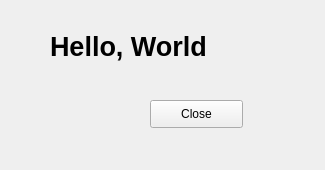
<?xml version="1.0" encoding="UTF-8"?>
<ui version="4.0">
 <class>Widget</class>
 <widget class="QWidget" name="Widget">
  <property name="geometry">
   <rect>
    <x>0</x>
    <y>0</y>
    <width>325</width>
    <height>170</height>
   </rect>
  </property>
  <property name="windowTitle">
   <string>My First Demo</string>
  </property>
  <widget class="QPushButton" name="btnClose">
   <property name="geometry">
    <rect>
     <x>150</x>
     <y>100</y>
     <width>93</width>
     <height>28</height>
    </rect>
   </property>
   <property name="text">
    <string>Close</string>
   </property>
  </widget>
  <widget class="QLabel" name="LabDemo">
   <property name="geometry">
    <rect>
     <x>50</x>
     <y>30</y>
     <width>216</width>
     <height>33</height>
    </rect>
   </property>
   <property name="font">
    <font>
     <pointsize>20</pointsize>
     <weight>75</weight>
     <bold>true</bold>
    </font>
   </property>
   <property name="text">
    <string>Hello, World</string>
   </property>
  </widget>
 </widget>
 <layoutdefault spacing="6" margin="11"/>
 <resources/>
 <connections>
  <connection>
   <sender>btnClose</sender>
   <signal>clicked()</signal>
   <receiver>Widget</receiver>
   <slot>close()</slot>
   <hints>
    <hint type="sourcelabel">
     <x>166</x>
     <y>103</y>
    </hint>
    <hint type="destinationlabel">
     <x>138</x>
     <y>82</y>
    </hint>
   </hints>
  </connection>
 </connections>
</ui>
